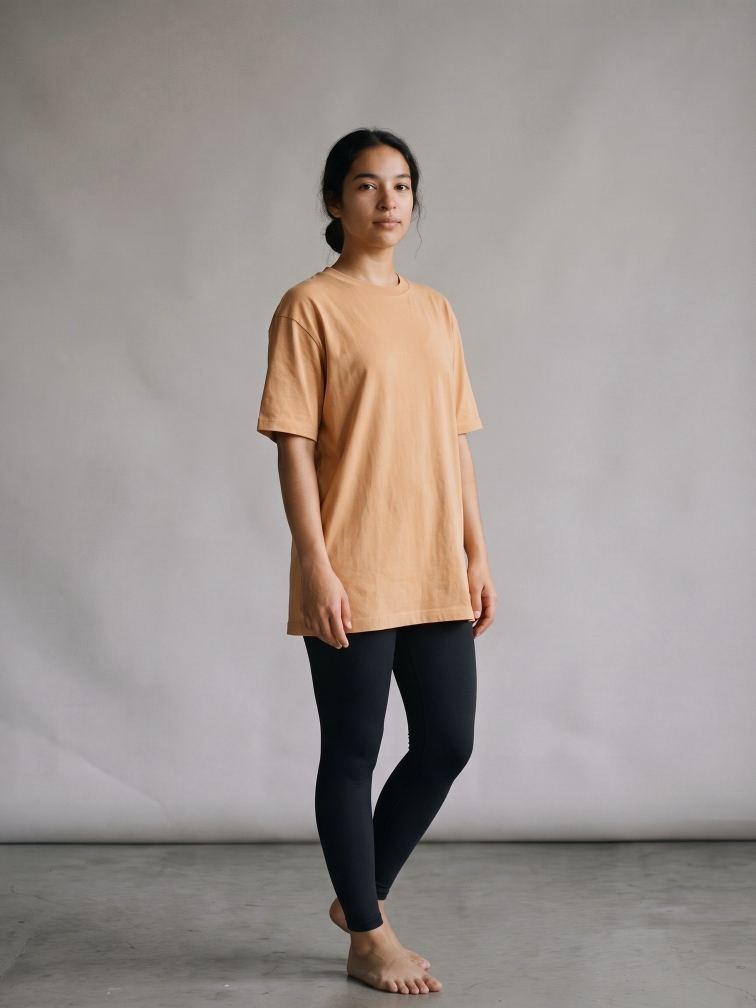
#> input picture tools/imagery/refs/house-backdrop.jpg, 1512 x 2016 px (shown at 1/2 size)
$ python colormatch.py refs/house-backdrop.jpg refs/model-b-hero-reference.jpg refs/model-b-hero-reference.jpg
#> lines starting #> are read from the running program, lines starting #| are printed output that depends on the picture; after the words box and inside, x2 and y2 are one past the last pixel; in counts of white or black regions, pixels touching at a corner belong together
#!/usr/bin/env python3
"""One-off fix (14 Sep 2026): the four Wine short photos (hero/move/back/detail) were generated as
separate Gemini shots and drifted apart in garment colour/exposure -- hero and move read as a rich
dusty wine, back and detail read visibly paler/greyer. This re-grades the garment pixels of the
non-reference shots to match the reference shot's garment colour, leaving skin/shirt/background
untouched.

Garment isolation: for this fabric, G-B is small/negative (desaturated mauve/wine) while skin has a
clearly positive G-B (warm undertone) and shirt/background are near-neutral but far brighter or
duller than the garment tone band. Largest-connected-component cleans up stray matches (hair, shadow
creases). Correction is a per-channel mean+std match (Reinhard-style) computed over the garment mask
only, applied with a feathered mask so the edge blends.

usage: python3 colormatch.py ref.jpg target.jpg out.jpg
"""
import sys, numpy as np
from PIL import Image, ImageFilter
from scipy import ndimage

def _blur(a, r):
    return np.asarray(Image.fromarray(np.clip(a,0,255).astype(np.uint8)).filter(ImageFilter.GaussianBlur(r))).astype(float)

def _dilate(mask, r):
    return np.asarray(Image.fromarray((mask*255).astype(np.uint8)).filter(ImageFilter.MaxFilter(int(r)|1))) > 127

def garment_mask(img):
    R,G,B = img[...,0], img[...,1], img[...,2]
    raw = (R - G > 6) & ((G - B) < 8) & (R > 35) & (R < 235)
    soft = _blur(raw.astype(float)*255, 2.0) > 120
    lab, n = ndimage.label(soft)
    if n == 0:
        return soft
    sizes = ndimage.sum(soft, lab, range(1, n+1))
    best = int(np.argmax(sizes)) + 1
    blob = lab == best
    blob = ndimage.binary_fill_holes(blob)
    blob = _dilate(blob, 9)  # reclaim brighter/highlight garment edges the colour test under-caught
    return blob

def stats(img, mask):
    px = img[mask]
    return px.mean(axis=0), px.std(axis=0) + 1e-6

def main():
    ref_p, tgt_p, out_p = sys.argv[1], sys.argv[2], sys.argv[3]
    ref = np.asarray(Image.open(ref_p).convert('RGB')).astype(float)
    tgt = np.asarray(Image.open(tgt_p).convert('RGB')).astype(float)
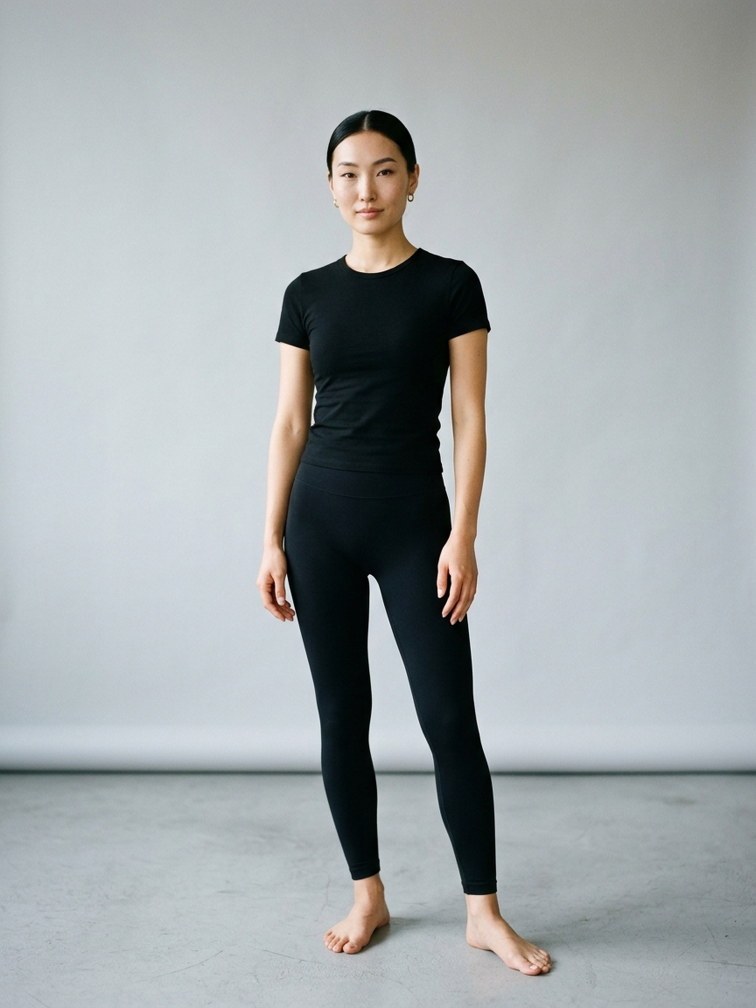
#> input picture tools/imagery/refs/model-b-hero-reference.jpg, 1512 x 2016 px (shown at 1/2 size)
    rmask = garment_mask(ref)
#> in garment_mask, `raw = (R - G > 6) & ((G - B) < 8) & (R > 35) & (R < 235)`:
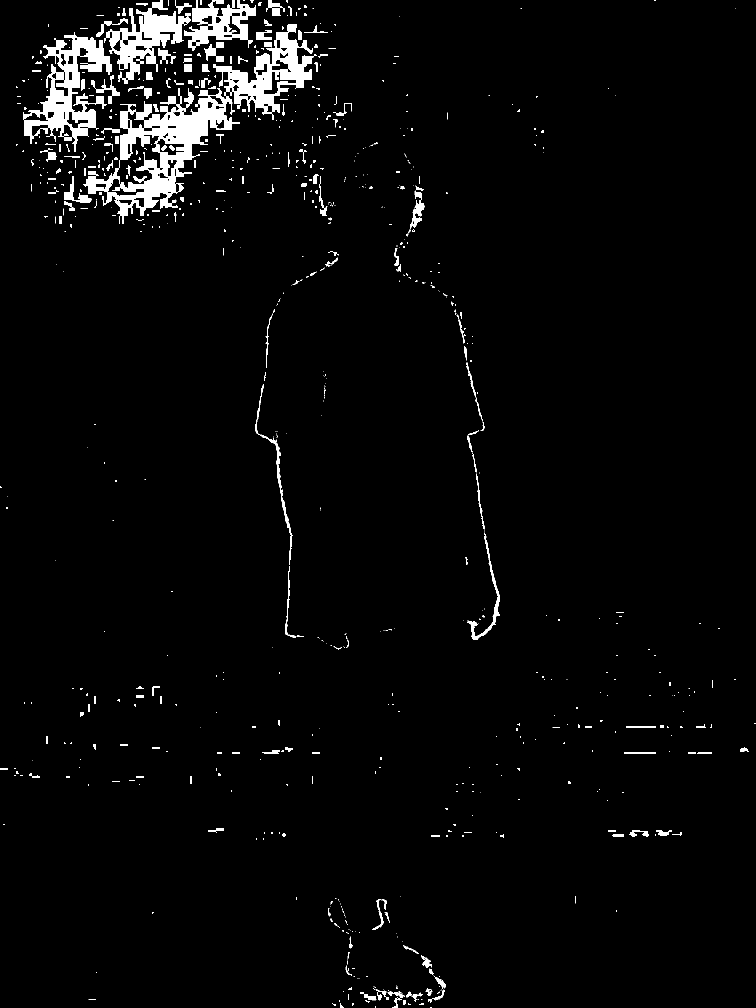
#> raw: shape (2016, 1512) bool (shown at 1/2 size); 3.3% white; 780 white regions (504 under 20 px), largest, box (x1, y1, x2, y2) and area: (166, 48, 634, 448) 38137, (46, 64, 224, 304) 15362, (208, 16, 382, 168) 10215
#> in garment_mask, `soft = _blur(raw.astype(float)*255, 2.0) > 120`: soft: shape (2016, 1512) bool; 3.1% white; 288 white regions (100 under 20 px), largest, box (x1, y1, x2, y2) and area: (168, 48, 626, 446) 40129, (46, 0, 512, 302) 33057, (936, 1124, 999, 1280) 1182
#> in garment_mask, `lab, n = ndimage.label(soft)`:
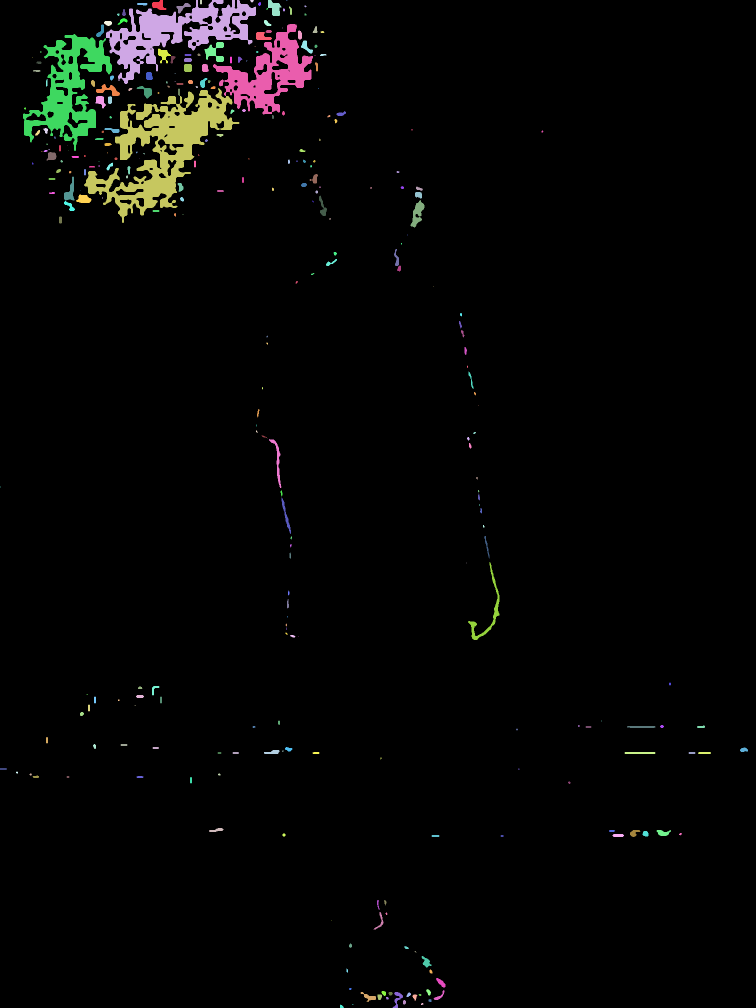
#> lab: shape (2016, 1512) int32 (shown at 1/2 size); 295 distinct labels, from 0 to 294; one colour per label, 0 black
#> in garment_mask, `lab, n = ndimage.label(soft)`: n = 294
#> in garment_mask, `sizes = ndimage.sum(soft, lab, range(1, n+1))`: sizes = 294 values, max 26942 at index 67, min 1 at index 42, mean 321
#> in garment_mask, `best = int(np.argmax(sizes)) + 1`: best = 68
#> in garment_mask, `blob = lab == best`: blob: shape (2016, 1512) bool; 0.88% white; 1 white region, box (x1, y1, x2, y2) and area: (168, 176, 479, 446) 26942
#> in garment_mask, `blob = ndimage.binary_fill_holes(blob)`: blob: shape (2016, 1512) bool; 0.96% white; 1 white region, box (x1, y1, x2, y2) and area: (168, 176, 479, 446) 29226
#> in _dilate, `return np.asarray(Image.fromarray((mask*255).astype(np.uint8)).filter(..`: returned value: shape (2016, 1512) bool; 1.4% white; 1 white region, box (x1, y1, x2, y2) and area: (164, 172, 483, 450) 41359
    tmask = garment_mask(tgt)
#> in garment_mask (call 2), `R,G,B = img[...,0], img[...,1], img[...,2]`:
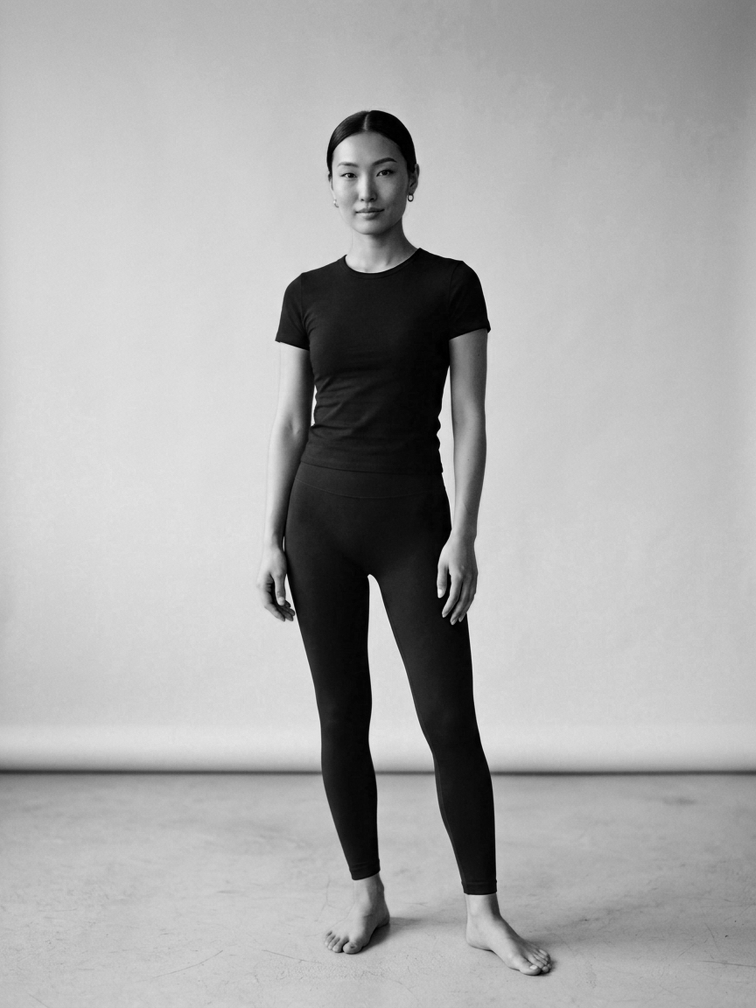
#> B: shape (2016, 1512) float64 (shown at 1/2 size); min 0, max 255, mean 171
#> in garment_mask (call 2), `raw = (R - G > 6) & ((G - B) < 8) & (R > 35) & (R < 235)`: raw: shape (2016, 1512) bool; 0.13% white in thin lines or dots, all inside (x1, y1, x2, y2) = (512, 322, 1102, 1955)
#> in garment_mask (call 2), `soft = _blur(raw.astype(float)*255, 2.0) > 120`:
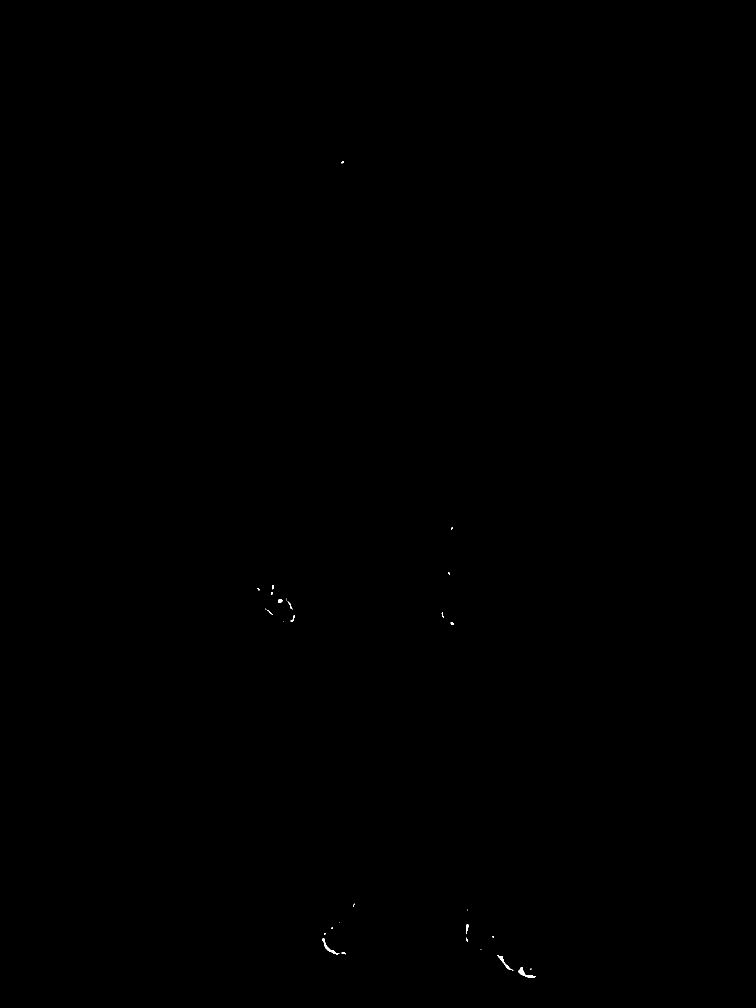
#> soft: shape (2016, 1512) bool (shown at 1/2 size); 0.03% white; 30 white regions (18 under 20 px), largest, box (x1, y1, x2, y2) and area: (1036, 1934, 1072, 1955) 219, (645, 1876, 679, 1909) 190, (995, 1910, 1027, 1941) 158
#> in garment_mask (call 2), `lab, n = ndimage.label(soft)`: lab: shape (2016, 1512) int32; 32 distinct labels, from 0 to 31
#> in garment_mask (call 2), `lab, n = ndimage.label(soft)`: n = 31
#> in garment_mask (call 2), `sizes = ndimage.sum(soft, lab, range(1, n+1))`: sizes = 31 values, max 219 at index 29, min 1 at index 8, mean 33.23
#> in garment_mask (call 2), `best = int(np.argmax(sizes)) + 1`: best = 30
#> in garment_mask (call 2), `blob = lab == best`: blob: shape (2016, 1512) bool; 0.01% white; 1 white region, box (x1, y1, x2, y2) and area: (1036, 1934, 1072, 1955) 219
#> in _dilate (call 2), `return np.asarray(Image.fromarray((mask*255).astype(np.uint8)).filter(..`: returned value: shape (2016, 1512) bool; 0.02% white; 1 white region, box (x1, y1, x2, y2) and area: (1032, 1930, 1076, 1959) 742
    rmean, rstd = stats(ref, rmask)
#> rmean = [150.3, 144.1, 138.3]; rstd = [4.07, 3.84, 4.11]
    tmean, tstd = stats(tgt, tmask)
#> in stats (call 2), `px = img[mask]`: px = 742 rows, first 8: [235, 210, 203], [234, 209, 202], [236, 207, 201], [238, 209, 203], [239, 210, 204], [237, 208, 200], [234, 204, 196], [231, 198, 189]
#> tmean = [186, 166.9, 161.5]; tstd = [40, 40.9, 43.07]
    scale = np.clip(rstd / tstd, 0.6, 1.6)
#> scale = [0.6, 0.6, 0.6]
    corrected = rmean + (tgt - tmean) * scale
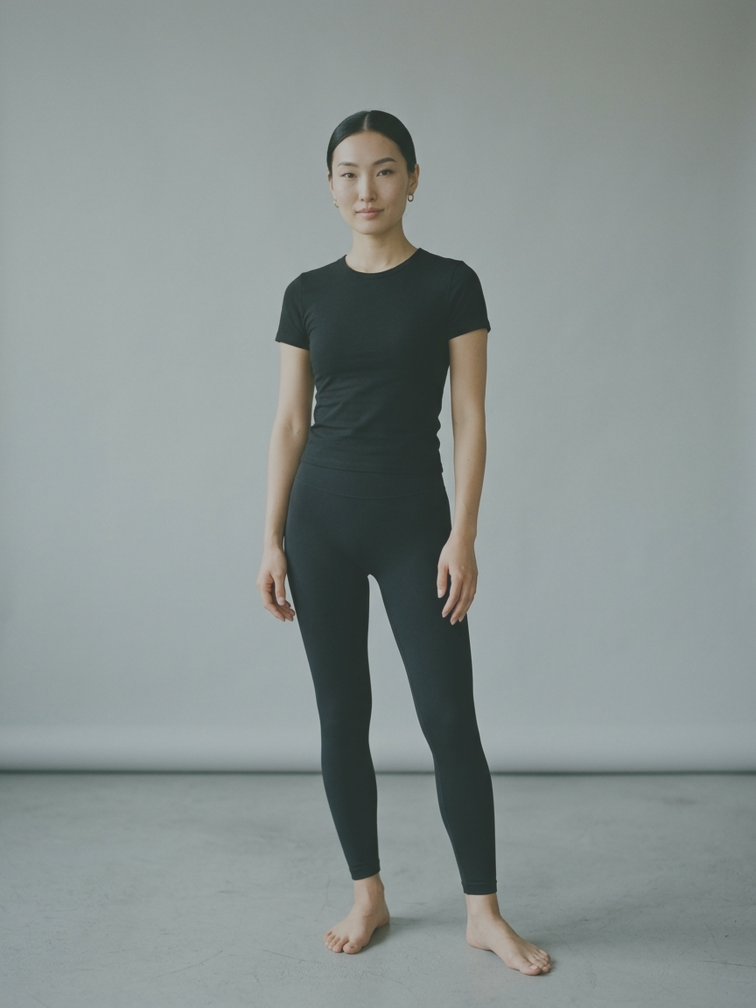
#> corrected: shape (2016, 1512, 3) float64 (shown at 1/2 size); mean R, G, B 136.9, 145.6, 144
    corrected = np.clip(corrected, 0, 255)
    alpha = _blur(tmask.astype(float) * 255, 18.0) / 255.0  # wide feather: any residual mask gap fades smoothly instead of seaming
    alpha = alpha[..., None]
    out = tgt * (1 - alpha) + corrected * alpha
    Image.fromarray(np.clip(out, 0, 255).astype(np.uint8)).save(out_p, quality=95)
    print(f"{tgt_p}: garment px={int(tmask.sum())}  before={tmean.round(1)}  ref={rmean.round(1)}  after-mask-mean={corrected[tmask].mean(axis=0).round(1)}")
#| refs/model-b-hero-reference.jpg: garment px=742  before=[186.  166.9 161.5]  ref=[150.3 144.1 138.3]  after-mask-mean=[150.3 144.1 138.3]

main()
